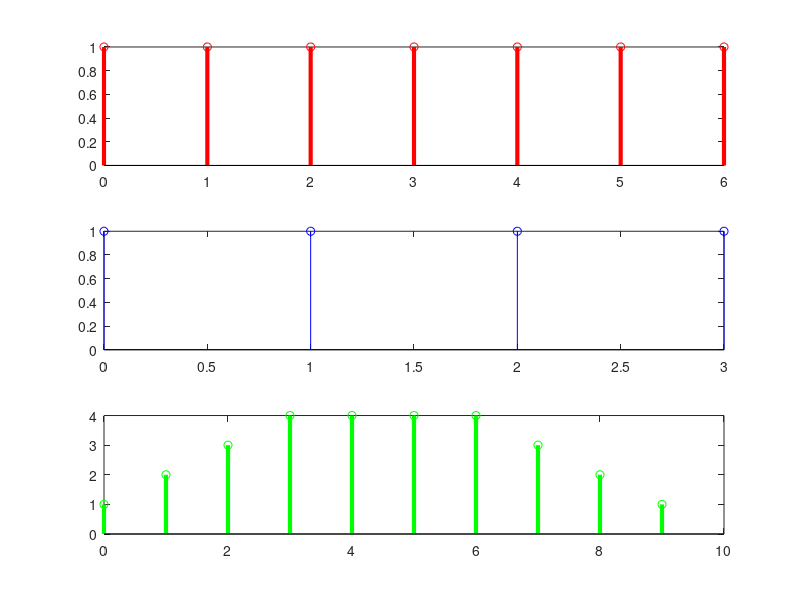

This figure's MATLAB source:
% [Sascha Spors](https://orcid.org/0000-0001-7225-9992),
% Professorship Signal Theory and Digital Signal Processing,
% [Institute of Communications Engineering (INT)](https://www.int.uni-rostock.de/),
% Faculty of Computer Science and Electrical Engineering (IEF),
% [University of Rostock, Germany](https://www.uni-rostock.de/en/)
% 
% # Tutorial Signals and Systems (Signal- und Systemtheorie)
% 
% Summer Semester 2022 (Bachelor Course #24015)
% 
% - lecture: https://github.com/spatialaudio/signals-and-systems-lecture
% - tutorial: https://github.com/spatialaudio/signals-and-systems-exercises
% 
% 
% Feel free to contact lecturer [frank.schultz@uni-rostock.de](https://orcid.org/0000-0002-3010-0294)

% Exercise 8.4

clear all
close all
clc

M = 7;
k1 = 0;
x1 = [zeros(1,k1) ones(1,M)];
t1 = [0:length(x1)-1];

N = 4;
k2 = 0;
x2 = [zeros(1,k2) ones(1,N)];
t2 = [0:length(x2)-1];

y = conv(x1,x2,'full');
t = [0:length(y)-1];

L = M+N-1

subplot(3,1,1)
stem(t1,x1, 'r', 'LineWidth',3)
subplot(3,1,2)
stem(t2,x2, 'b')
subplot(3,1,3)
stem(t,y, 'g', 'LineWidth',3)

clc
disp('k1+k2')
k1+k2
disp('k1+k2+y-1')
k1+k2+max(y)-1
disp('k1+k2+L-y')
k1+k2+L-max(y)
disp('k1+k2+L-1')
k1+k2+L-1
disp('|M-N|+1')
abs(M-N)+1
max(y)-1

% ## Copyright
% 
% This tutorial is provided as Open Educational Resource (OER), to be found at
% https://github.com/spatialaudio/signals-and-systems-exercises
% accompanying the OER lecture
% https://github.com/spatialaudio/signals-and-systems-lecture.
% Both are licensed under a) the Creative Commons Attribution 4.0 International
% License for text and graphics and b) the MIT License for source code.
% Please attribute material from the tutorial as *Frank Schultz,
% Continuous- and Discrete-Time Signals and Systems - A Tutorial Featuring
% Computational Examples, University of Rostock* with
% ``github URL, commit number and/or version tag, year, (file name and/or content)``.
